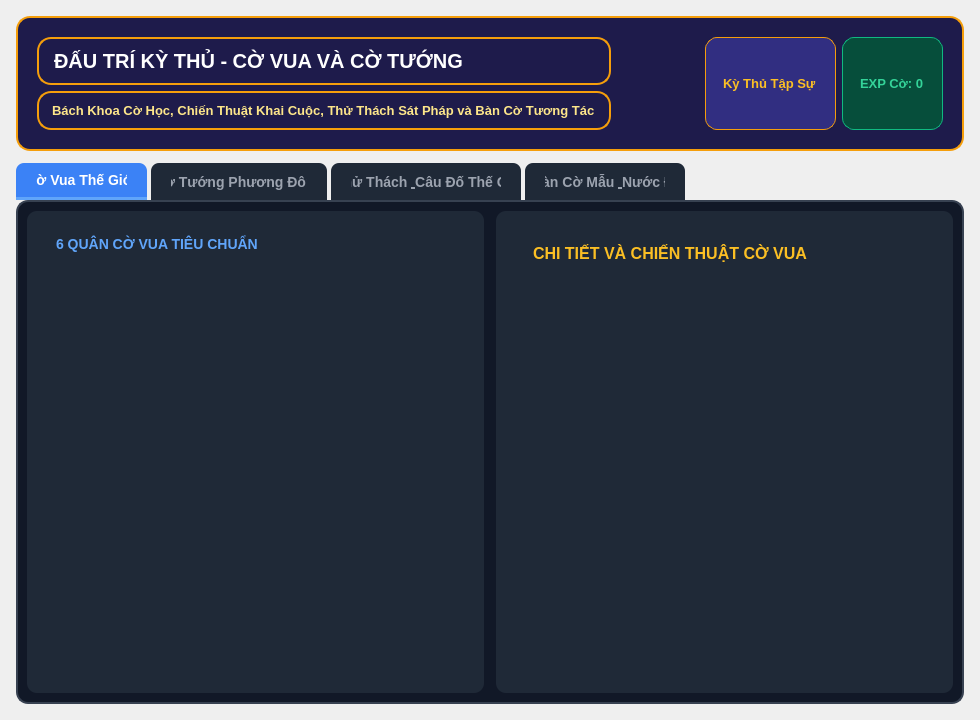
<?xml version="1.0" encoding="UTF-8"?>
<ui version="4.0">
 <class>ManHinhCoTriTueUI</class>
 <widget class="QWidget" name="ManHinhCoTriTueUI">
  <property name="geometry">
   <rect>
    <x>0</x>
    <y>0</y>
    <width>980</width>
    <height>720</height>
   </rect>
  </property>
  <property name="windowTitle">
   <string>ĐẤU TRÍ KỲ THỦ - CỜ VUA VÀ CỜ TƯỚNG</string>
  </property>
  <layout class="QVBoxLayout" name="mainLayout">
   <property name="spacing">
    <number>12</number>
   </property>
   <property name="leftMargin">
    <number>16</number>
   </property>
   <property name="topMargin">
    <number>16</number>
   </property>
   <property name="rightMargin">
    <number>16</number>
   </property>
   <property name="bottomMargin">
    <number>16</number>
   </property>
   <item>
    <widget class="QFrame" name="headerFrame">
     <property name="styleSheet">
      <string notr="true">background-color: #1E1B4B; border: 2px solid #F59E0B; border-radius: 14px; padding: 10px;</string>
     </property>
     <layout class="QHBoxLayout" name="headerLayout">
      <item>
       <layout class="QVBoxLayout" name="headerTextLayout">
        <item>
         <widget class="QLabel" name="lblHeaderTitle">
          <property name="text">
           <string>ĐẤU TRÍ KỲ THỦ - CỜ VUA VÀ CỜ TƯỚNG</string>
          </property>
          <property name="styleSheet">
           <string notr="true">font-size: 20px; font-weight: bold; color: #FFFFFF;</string>
          </property>
         </widget>
        </item>
        <item>
         <widget class="QLabel" name="lblHeaderSub">
          <property name="text">
           <string>Bách Khoa Cờ Học, Chiến Thuật Khai Cuộc, Thử Thách Sát Pháp và Bàn Cờ Tương Tác</string>
          </property>
          <property name="styleSheet">
           <string notr="true">font-size: 13px; color: #FDE68A; font-weight: 500;</string>
          </property>
         </widget>
        </item>
       </layout>
      </item>
      <item>
       <spacer name="headerSpacer">
        <property name="orientation">
         <enum>Qt::Horizontal</enum>
        </property>
        <property name="sizeHint" stdset="0">
         <size>
          <width>40</width>
          <height>20</height>
         </size>
        </property>
       </spacer>
      </item>
      <item>
       <widget class="QLabel" name="lblDanhHieu">
        <property name="text">
         <string>Kỳ Thủ Tập Sự</string>
        </property>
        <property name="styleSheet">
         <string notr="true">background-color: #312E81; color: #FBBF24; border: 1px solid #F59E0B; border-radius: 12px; padding: 6px 14px; font-weight: bold; font-size: 13px;</string>
        </property>
       </widget>
      </item>
      <item>
       <widget class="QLabel" name="lblExpCo">
        <property name="text">
         <string>EXP Cờ: 0</string>
        </property>
        <property name="styleSheet">
         <string notr="true">background-color: #064E3B; color: #34D399; border: 1px solid #10B981; border-radius: 12px; padding: 6px 14px; font-weight: bold; font-size: 13px;</string>
        </property>
       </widget>
      </item>
     </layout>
    </widget>
   </item>
   <item>
    <widget class="QTabWidget" name="tabWidgetCoHoc">
     <property name="currentIndex">
      <number>0</number>
     </property>
     <property name="styleSheet">
      <string notr="true">
       QTabWidget::pane { border: 2px solid #374151; border-radius: 12px; background-color: #111827; }
       QTabBar::tab { background-color: #1F2937; color: #9CA3AF; padding: 10px 20px; font-size: 14px; font-weight: bold; border-top-left-radius: 8px; border-top-right-radius: 8px; margin-right: 4px; }
       QTabBar::tab:selected { background-color: #3B82F6; color: #FFFFFF; border-bottom: 3px solid #60A5FA; }
       QTabBar::tab:hover { background-color: #374151; color: #E5E7EB; }
      </string>
     </property>
     <widget class="QWidget" name="tabCoVua">
      <attribute name="title">
       <string>Cờ Vua Thế Giới</string>
      </attribute>
      <layout class="QHBoxLayout" name="layoutCoVua">
       <property name="spacing">
        <number>12</number>
       </property>
       <item>
        <widget class="QFrame" name="frameCoVuaLeft">
         <property name="minimumSize">
          <size>
           <width>320</width>
           <height>0</height>
          </size>
         </property>
         <property name="styleSheet">
          <string notr="true">background-color: #1F2937; border-radius: 10px; padding: 8px;</string>
         </property>
         <layout class="QVBoxLayout" name="layoutCoVuaLeft">
          <item>
           <widget class="QLabel" name="lblTitleQuanCoVua">
            <property name="text">
             <string>6 QUÂN CỜ VUA TIÊU CHUẨN</string>
            </property>
            <property name="styleSheet">
             <string notr="true">font-size: 14px; font-weight: bold; color: #60A5FA;</string>
            </property>
           </widget>
          </item>
          <item>
           <widget class="QScrollArea" name="scrollAreaQuanCoVua">
            <property name="widgetResizable">
             <bool>true</bool>
            </property>
            <property name="styleSheet">
             <string notr="true">border: none; background: transparent;</string>
            </property>
            <widget class="QWidget" name="scrollWidgetQuanCoVua">
             <layout class="QVBoxLayout" name="layoutListQuanCoVua"/>
            </widget>
           </widget>
          </item>
         </layout>
        </widget>
       </item>
       <item>
        <widget class="QFrame" name="frameCoVuaRight">
         <property name="styleSheet">
          <string notr="true">background-color: #1F2937; border-radius: 10px; padding: 12px;</string>
         </property>
         <layout class="QVBoxLayout" name="layoutCoVuaRight">
          <item>
           <widget class="QLabel" name="lblChiTietCoVuaTitle">
            <property name="text">
             <string>CHI TIẾT VÀ CHIẾN THUẬT CỜ VUA</string>
            </property>
            <property name="styleSheet">
             <string notr="true">font-size: 16px; font-weight: bold; color: #FBBF24;</string>
            </property>
           </widget>
          </item>
          <item>
           <widget class="QScrollArea" name="scrollAreaChiTietCoVua">
            <property name="widgetResizable">
             <bool>true</bool>
            </property>
            <property name="styleSheet">
             <string notr="true">border: none; background: transparent;</string>
            </property>
            <widget class="QWidget" name="scrollWidgetChiTietCoVua">
             <layout class="QVBoxLayout" name="layoutContentChiTietCoVua"/>
            </widget>
           </widget>
          </item>
         </layout>
        </widget>
       </item>
      </layout>
     </widget>
     <widget class="QWidget" name="tabCoTuong">
      <attribute name="title">
       <string>Cờ Tướng Phương Đông</string>
      </attribute>
      <layout class="QHBoxLayout" name="layoutCoTuong">
       <property name="spacing">
        <number>12</number>
       </property>
       <item>
        <widget class="QFrame" name="frameCoTuongLeft">
         <property name="minimumSize">
          <size>
           <width>320</width>
           <height>0</height>
          </size>
         </property>
         <property name="styleSheet">
          <string notr="true">background-color: #1F2937; border-radius: 10px; padding: 8px;</string>
         </property>
         <layout class="QVBoxLayout" name="layoutCoTuongLeft">
          <item>
           <widget class="QLabel" name="lblTitleQuanCoTuong">
            <property name="text">
             <string>7 QUÂN CỜ TƯỚNG VÀ SỞ HÀ HÁN GIỚI</string>
            </property>
            <property name="styleSheet">
             <string notr="true">font-size: 14px; font-weight: bold; color: #EF4444;</string>
            </property>
           </widget>
          </item>
          <item>
           <widget class="QScrollArea" name="scrollAreaQuanCoTuong">
            <property name="widgetResizable">
             <bool>true</bool>
            </property>
            <property name="styleSheet">
             <string notr="true">border: none; background: transparent;</string>
            </property>
            <widget class="QWidget" name="scrollWidgetQuanCoTuong">
             <layout class="QVBoxLayout" name="layoutListQuanCoTuong"/>
            </widget>
           </widget>
          </item>
         </layout>
        </widget>
       </item>
       <item>
        <widget class="QFrame" name="frameCoTuongRight">
         <property name="styleSheet">
          <string notr="true">background-color: #1F2937; border-radius: 10px; padding: 12px;</string>
         </property>
         <layout class="QVBoxLayout" name="layoutCoTuongRight">
          <item>
           <widget class="QLabel" name="lblChiTietCoTuongTitle">
            <property name="text">
             <string>CHI TIẾT VÀ SÁT PHÁP CỜ TƯỚNG</string>
            </property>
            <property name="styleSheet">
             <string notr="true">font-size: 16px; font-weight: bold; color: #F87171;</string>
            </property>
           </widget>
          </item>
          <item>
           <widget class="QScrollArea" name="scrollAreaChiTietCoTuong">
            <property name="widgetResizable">
             <bool>true</bool>
            </property>
            <property name="styleSheet">
             <string notr="true">border: none; background: transparent;</string>
            </property>
            <widget class="QWidget" name="scrollWidgetChiTietCoTuong">
             <layout class="QVBoxLayout" name="layoutContentChiTietCoTuong"/>
            </widget>
           </widget>
          </item>
         </layout>
        </widget>
       </item>
      </layout>
     </widget>
     <widget class="QWidget" name="tabCauDo">
      <attribute name="title">
       <string>Thử Thách &amp; Câu Đố Thế Cờ</string>
      </attribute>
      <layout class="QVBoxLayout" name="layoutCauDo">
       <property name="spacing">
        <number>12</number>
       </property>
       <item>
        <layout class="QHBoxLayout" name="layoutChonLoaiCauDo">
         <item>
          <widget class="QLabel" name="lblChonTheLoai">
           <property name="text">
            <string>Chọn thể loại câu đố:</string>
           </property>
           <property name="styleSheet">
            <string notr="true">color: #FFFFFF; font-weight: bold; font-size: 14px;</string>
           </property>
          </widget>
         </item>
         <item>
          <widget class="QPushButton" name="btnChonCoVua">
           <property name="text">
            <string>Câu Đố Cờ Vua</string>
           </property>
           <property name="styleSheet">
            <string notr="true">background-color: #2563EB; color: #FFFFFF; font-weight: bold; padding: 8px 16px; border-radius: 8px;</string>
           </property>
          </widget>
         </item>
         <item>
          <widget class="QPushButton" name="btnChonCoTuong">
           <property name="text">
            <string>Câu Đố Cờ Tướng</string>
           </property>
           <property name="styleSheet">
            <string notr="true">background-color: #DC2626; color: #FFFFFF; font-weight: bold; padding: 8px 16px; border-radius: 8px;</string>
           </property>
          </widget>
         </item>
         <item>
          <widget class="QPushButton" name="btnCauDoTiep">
           <property name="text">
            <string>Đổi Câu Khác</string>
           </property>
           <property name="styleSheet">
            <string notr="true">background-color: #4B5563; color: #FFFFFF; font-weight: bold; padding: 8px 16px; border-radius: 8px;</string>
           </property>
          </widget>
         </item>
         <item>
          <spacer name="spacerCauDo">
           <property name="orientation">
            <enum>Qt::Horizontal</enum>
           </property>
           <property name="sizeHint" stdset="0">
            <size>
             <width>40</width>
             <height>20</height>
            </size>
           </property>
          </spacer>
         </item>
        </layout>
       </item>
       <item>
        <widget class="QFrame" name="frameNoiDungCauDo">
         <property name="styleSheet">
          <string notr="true">background-color: #1F2937; border: 2px solid #3B82F6; border-radius: 12px; padding: 16px;</string>
         </property>
         <layout class="QVBoxLayout" name="layoutInnerCauDo">
          <property name="spacing">
           <number>10</number>
          </property>
          <item>
           <widget class="QLabel" name="lblTheCoMoTa">
            <property name="text">
             <string>Mô tả tình huống thế cờ...</string>
            </property>
            <property name="wordWrap">
             <bool>true</bool>
            </property>
            <property name="styleSheet">
             <string notr="true">background-color: #111827; color: #FBBF24; padding: 10px; border-radius: 8px; font-size: 14px; font-weight: bold;</string>
            </property>
           </widget>
          </item>
          <item>
           <widget class="QLabel" name="lblCauHoiText">
            <property name="text">
             <string>Nội dung câu hỏi...</string>
            </property>
            <property name="wordWrap">
             <bool>true</bool>
            </property>
            <property name="styleSheet">
             <string notr="true">color: #FFFFFF; font-size: 15px; font-weight: bold; margin-top: 6px;</string>
            </property>
           </widget>
          </item>
          <item>
           <layout class="QVBoxLayout" name="layoutLuaChonDapAn">
            <property name="spacing">
             <number>8</number>
            </property>
            <item>
             <widget class="QPushButton" name="btnOptA">
              <property name="text">
               <string>A. Lựa chọn A</string>
              </property>
              <property name="styleSheet">
               <string notr="true">background-color: #374151; color: #FFFFFF; font-size: 14px; font-weight: 500; text-align: left; padding: 10px 16px; border-radius: 8px; border: 1px solid #4B5563;</string>
              </property>
             </widget>
            </item>
            <item>
             <widget class="QPushButton" name="btnOptB">
              <property name="text">
               <string>B. Lựa chọn B</string>
              </property>
              <property name="styleSheet">
               <string notr="true">background-color: #374151; color: #FFFFFF; font-size: 14px; font-weight: 500; text-align: left; padding: 10px 16px; border-radius: 8px; border: 1px solid #4B5563;</string>
              </property>
             </widget>
            </item>
            <item>
             <widget class="QPushButton" name="btnOptC">
              <property name="text">
               <string>C. Lựa chọn C</string>
              </property>
              <property name="styleSheet">
               <string notr="true">background-color: #374151; color: #FFFFFF; font-size: 14px; font-weight: 500; text-align: left; padding: 10px 16px; border-radius: 8px; border: 1px solid #4B5563;</string>
              </property>
             </widget>
            </item>
            <item>
             <widget class="QPushButton" name="btnOptD">
              <property name="text">
               <string>D. Lựa chọn D</string>
              </property>
              <property name="styleSheet">
               <string notr="true">background-color: #374151; color: #FFFFFF; font-size: 14px; font-weight: 500; text-align: left; padding: 10px 16px; border-radius: 8px; border: 1px solid #4B5563;</string>
              </property>
             </widget>
            </item>
           </layout>
          </item>
          <item>
           <widget class="QLabel" name="lblKetQuaGiaiThich">
            <property name="text">
             <string>Hãy chọn đáp án chính xác để nhận +30 XP và +15 Coin!</string>
            </property>
            <property name="wordWrap">
             <bool>true</bool>
            </property>
            <property name="styleSheet">
             <string notr="true">background-color: #111827; color: #34D399; padding: 10px; border-radius: 8px; font-size: 13px; font-weight: bold;</string>
            </property>
           </widget>
          </item>
         </layout>
        </widget>
       </item>
      </layout>
     </widget>
     <widget class="QWidget" name="tabBanCo">
      <attribute name="title">
       <string>Bàn Cờ Mẫu &amp; Nước Đi</string>
      </attribute>
      <layout class="QVBoxLayout" name="layoutBanCoTab">
       <property name="spacing">
        <number>12</number>
       </property>
       <item>
        <layout class="QHBoxLayout" name="layoutChonTheCoMau">
         <item>
          <widget class="QLabel" name="lblTheCoChon">
           <property name="text">
            <string>Chọn thế cờ mẫu để nghiên cứu:</string>
           </property>
           <property name="styleSheet">
            <string notr="true">color: #FFFFFF; font-weight: bold; font-size: 14px;</string>
           </property>
          </widget>
         </item>
         <item>
          <widget class="QComboBox" name="comboTheCoMau">
           <property name="styleSheet">
            <string notr="true">background-color: #374151; color: #FFFFFF; font-size: 14px; padding: 6px 12px; border-radius: 8px; border: 1px solid #4B5563;</string>
           </property>
          </widget>
         </item>
         <item>
          <spacer name="spacerTheCo">
           <property name="orientation">
            <enum>Qt::Horizontal</enum>
           </property>
           <property name="sizeHint" stdset="0">
            <size>
             <width>40</width>
             <height>20</height>
            </size>
           </property>
          </spacer>
         </item>
        </layout>
       </item>
       <item>
        <widget class="QFrame" name="frameChiTietTheCoMau">
         <property name="styleSheet">
          <string notr="true">background-color: #1F2937; border-radius: 12px; padding: 14px;</string>
         </property>
         <layout class="QVBoxLayout" name="layoutFrameTheCo">
          <property name="spacing">
           <number>8</number>
          </property>
          <item>
           <widget class="QLabel" name="lblTieuDeTheCo">
            <property name="text">
             <string>Tiêu đề thế cờ</string>
            </property>
            <property name="styleSheet">
             <string notr="true">font-size: 16px; font-weight: bold; color: #F59E0B;</string>
            </property>
           </widget>
          </item>
          <item>
           <widget class="QLabel" name="lblMoTaTheCo">
            <property name="text">
             <string>Mô tả chi tiết thế trận</string>
            </property>
            <property name="wordWrap">
             <bool>true</bool>
            </property>
            <property name="styleSheet">
             <string notr="true">font-size: 14px; color: #E5E7EB;</string>
            </property>
           </widget>
          </item>
          <item>
           <widget class="QLabel" name="lblNuocTiepTheo">
            <property name="text">
             <string>Nước đi tiếp theo tối ưu</string>
            </property>
            <property name="wordWrap">
             <bool>true</bool>
            </property>
            <property name="styleSheet">
             <string notr="true">background-color: #111827; color: #60A5FA; padding: 8px; border-radius: 6px; font-size: 13px; font-weight: bold;</string>
            </property>
           </widget>
          </item>
          <item>
           <widget class="QLabel" name="lblLoiKhuyenTheCo">
            <property name="text">
             <string>Lời khuyên bài học tư duy</string>
            </property>
            <property name="wordWrap">
             <bool>true</bool>
            </property>
            <property name="styleSheet">
             <string notr="true">background-color: #111827; color: #34D399; padding: 8px; border-radius: 6px; font-size: 13px;</string>
            </property>
           </widget>
          </item>
         </layout>
        </widget>
       </item>
      </layout>
     </widget>
    </widget>
   </item>
  </layout>
 </widget>
 <resources/>
 <connections/>
</ui>
